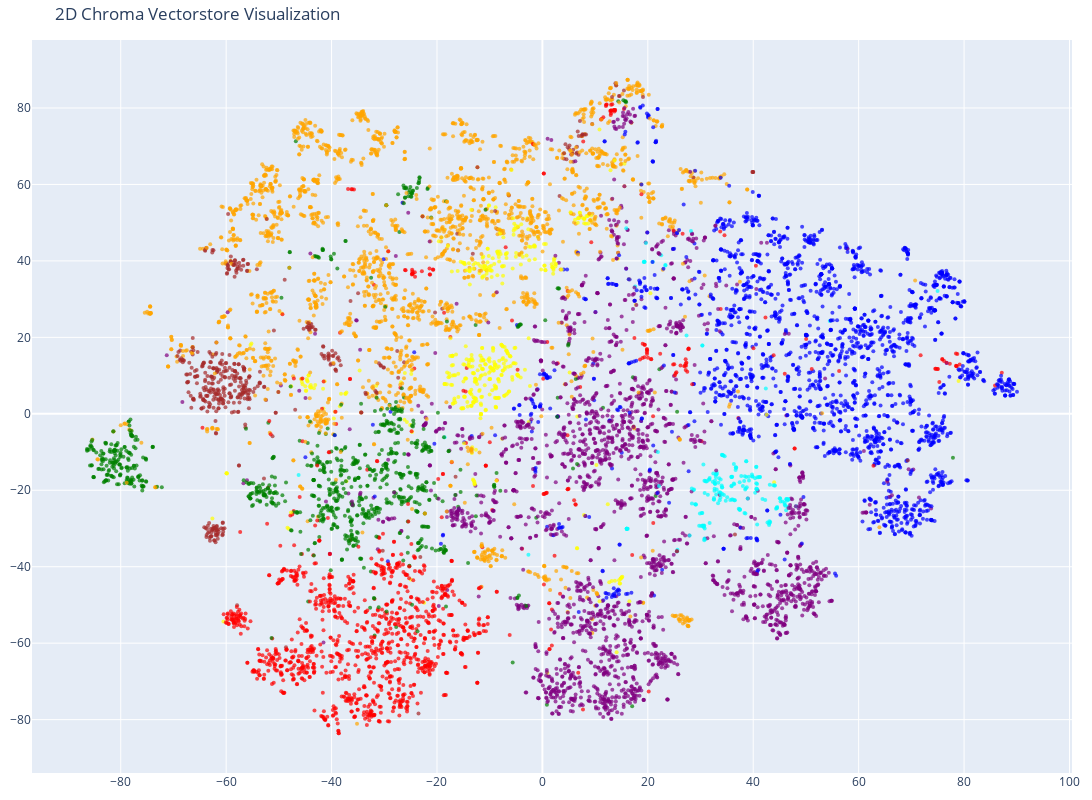

The cell this chart's notebook holds for it:
### Code cell
# Create the 2D scatter plot
fig = go.Figure(data=[go.Scatter(
    x=reduced_vectors[:, 0],
    y=reduced_vectors[:, 1],
    mode='markers',
    marker=dict(size=4, color=colors, opacity=0.7),
    text=[f"Category: {c}<br>Text: {d[:50]}..." for c, d in zip(categories, documents)],
    hoverinfo='text'
)])

fig.update_layout(
    title='2D Chroma Vectorstore Visualization',
    scene=dict(xaxis_title='x', yaxis_title='y'),
    width=1200,
    height=800,
    margin=dict(r=20, b=10, l=10, t=40)
)

fig.show()

### Figure 1 — Plotly figure (JSON) as saved in the notebook; plotly's stock layout.template omitted (floating-point values rounded to 4 significant figures; data arrays with more than 128 entries replaced by an {"elided": "..."} marker saying what was removed)
{"data": [{"hoverinfo": "text", "marker": {"color": {"elided": "10000 str values"}, "opacity": 0.7, "size": 4}, "mode": "markers", "text": {"elided": "10000 str values"}, "type": "scatter", "x": {"elided": "10000 float values"}, "y": {"elided": "10000 float values"}}], "layout": {"height": 800, "margin": {"b": 10, "l": 10, "r": 20, "t": 40}, "scene": {"xaxis": {"title": {"text": "x"}}, "yaxis": {"title": {"text": "y"}}}, "title": {"text": "2D Chroma Vectorstore Visualization"}, "width": 1200}}
